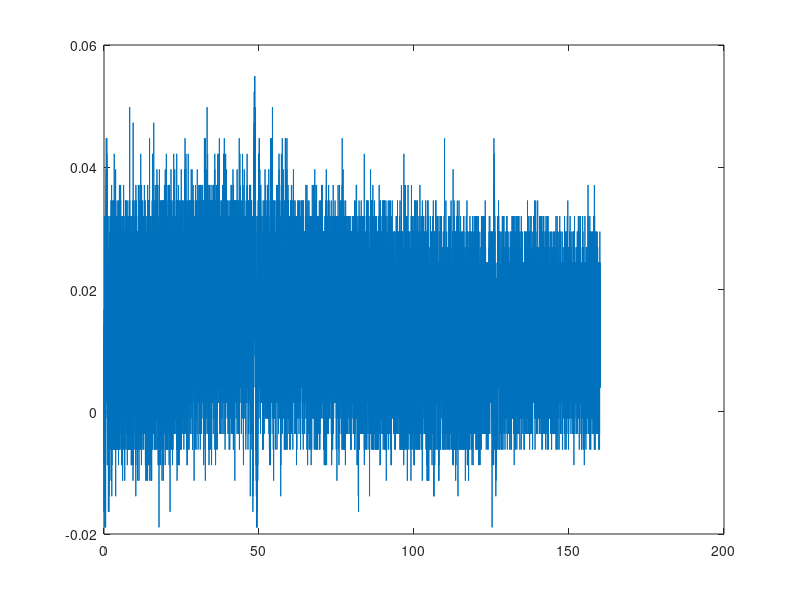

Recreate this plot in MATLAB. (Note: this script raises an error after producing the figure.)

data=csvread('4ET32size20NE_uno_4sec.csv');
data=data(2,:);
fs=500;
NumEstim=20;
totalSamples=length(data);
dt=1/fs;
TimeVECT=(dt:dt:totalSamples/fs);
plot(TimeVECT,data)
SMatrix=zeros(NumEstim, 3);

spectrogram(data(1,12001:14000),2000,2,[1:1:80],500,'yaxis')
figure
spectrogram(data(1,14001:16000),2000,2,[1:1:80],500,'yaxis')

for i=1:1:NumEstim 
    cont=i*4000;
    if i==1
    estimDATA=data(1,cont-1999:cont);
    blackDATA=data(1,cont-3999:cont-2000);
    else
    estimDATA=[estimDATA, data(1,cont-1999:cont)]; 
    blackDATA=[blackDATA, data(1,cont-3999:cont-2000)];
    end
end

figure
spectrogram(estimDATA,2000,2,[1:1:70],500,'yaxis');
[spec_raw1, fspec1, tspec1]=spectrogram(estimDATA,2000,2,[1:1:80],500,'yaxis');
abs_spec_raw1=abs(spec_raw1); 


del_the1=abs_spec_raw1((1:7),:);      % Separación manal por bandas de EEG (delta+teta/alfa/beta) 
alpha1=abs_spec_raw1((8:13),:);
betha1=abs_spec_raw1((14:31),:);
ABetha=abs_spec_raw1((32:59),:);
BBetha=abs_spec_raw1((61:80),:);

figure
spectrogram(blackDATA,2000,2,[1:1:70],500,'yaxis');
[spec_raw2, fspec2, tspec2]=spectrogram(blackDATA,2000,2,[1:1:80],500,'yaxis');
abs_spec_raw2=abs(spec_raw2); 


del_the2=abs_spec_raw2((1:7),:);      % Separación manal por bandas de EEG (delta+teta/alfa/beta) 
alpha2=abs_spec_raw2((8:13),:);
betha2=abs_spec_raw2((14:31),:);
ABetha2=abs_spec_raw2((32:59),:);
BBetha2=abs_spec_raw2((61:80),:);


clasificador_array=zeros(10,(NumEstim));

for i=1:1:(NumEstim)
    del_prom=mean(del_the1(:,i));     % Al tener varias ventas (en el tiempo) se hace el valor promedio de la señal y se guarda en
    alp_prom=mean(alpha1(:,i));       % el vector de datos clasificador_array que contenia puros ceros
    bet_prom=mean(betha1(:,i));
    ABetha_prom=mean(ABetha(:,i));
    BBetha_prom=mean(BBetha(:,i));
 
    del_prom2=mean(del_the2(:,i));    
    alp_prom2=mean(alpha2(:,i));       
    bet_prom2=mean(betha2(:,i));
    ABetha_prom2=mean(ABetha2(:,i));
    BBetha_prom2=mean(BBetha2(:,i));
    
    clasificador_array(6,i)=del_prom2;
    clasificador_array(7,i)=alp_prom2;
    clasificador_array(8,i)=bet_prom2;
    clasificador_array(9,i)=ABetha_prom2;
    clasificador_array(10,i)=BBetha_prom2;
   
    
    clasificador_array(1,i)=del_prom;
    clasificador_array(2,i)=alp_prom;
    clasificador_array(3,i)=bet_prom;
    clasificador_array(4,i)=ABetha_prom;
    clasificador_array(5,i)=BBetha_prom;
    
    
end







% clasificador_array1=zeros(3,(NumEstim*2));
% 
% [spec_raw1, fspec1, tspec1]=spectrogram(estimData,2000,2,[1:1:50],500,'yaxis');
% abs_spec_raw1=abs(spec_raw1); 
% 
% 
% del_the1=abs_spec_raw1((1:6),:);      % Separación manal por bandas de EEG (delta+teta/alfa/beta) 
% alpha1=abs_spec_raw1((7:9),:);
% betha1=abs_spec_raw1((10:31),:);


% 
% for i=1:1:NumEstim
%     cont=i*2500;
%     estimData(
%     
% end